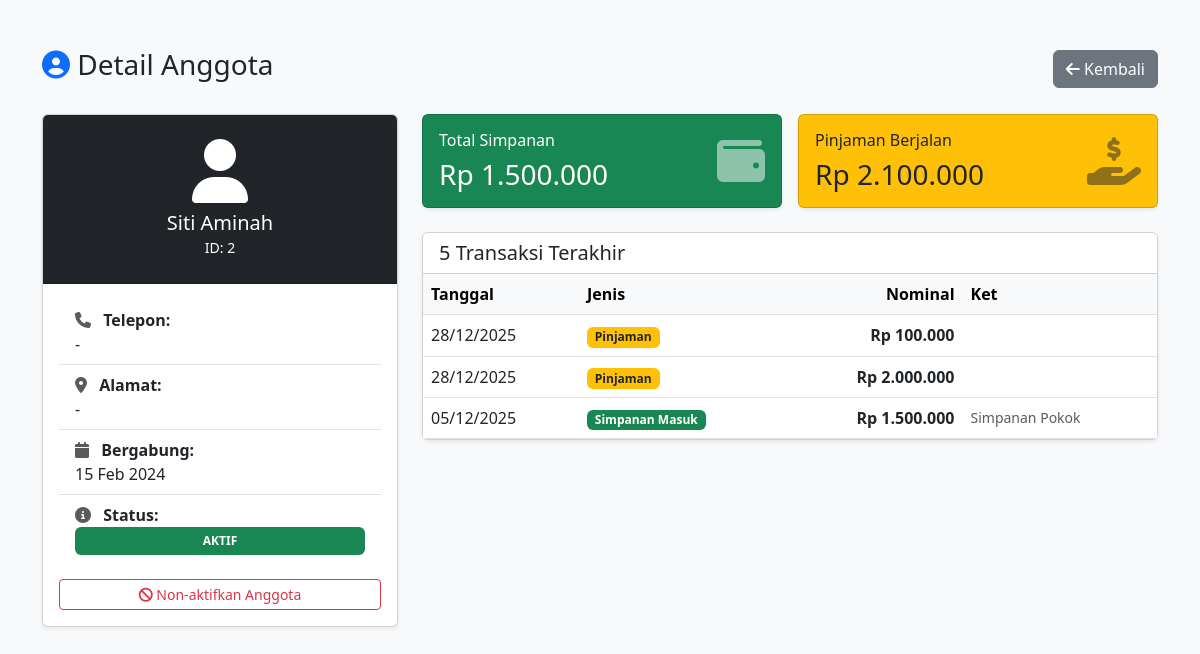
Page /anggota_detail.php?id=2 (signed in) on the earlier database version.
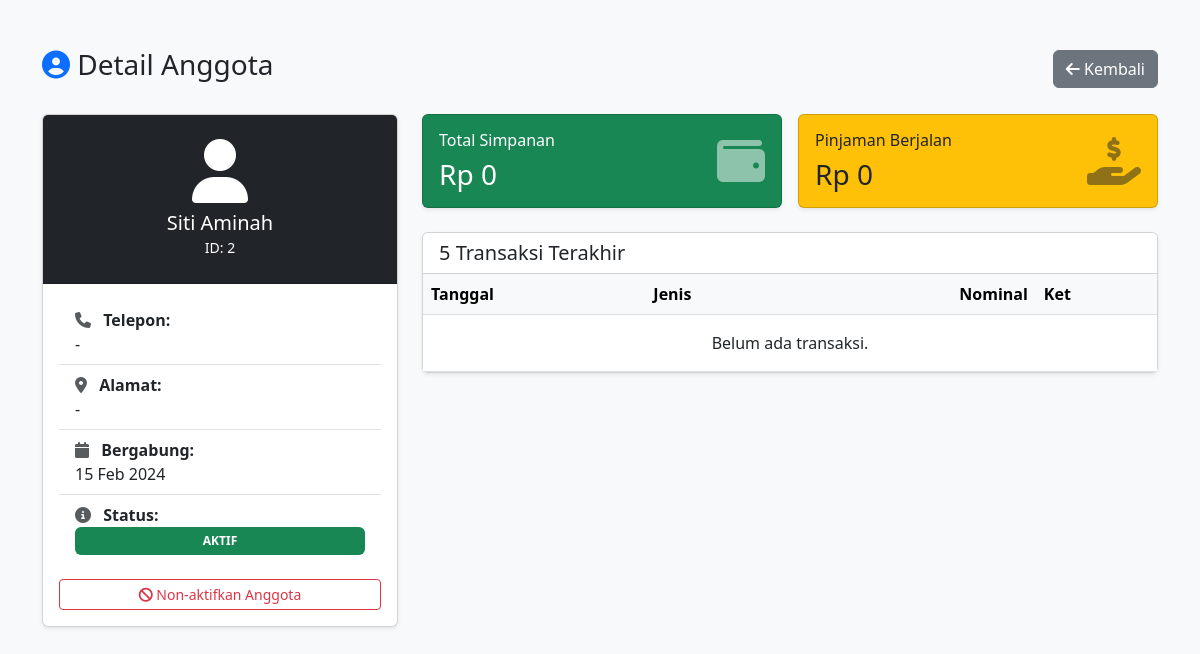
Same page on the later database version.
### tables this page shows
CREATE TABLE `transactions` (
  `id` int(11) NOT NULL,
  `member_id` int(11) DEFAULT NULL,
  `type` enum('loan_out','loan_pay','saving_in','saving_out','expense') NOT NULL,
  `amount` decimal(15,2) NOT NULL,
  `trans_date` date NOT NULL,
  `description` varchar(255) DEFAULT NULL
);

### anggota_detail.php (the view, shortened to what the changed rows need)
<?php
include 'config.php';
$id = $_GET['id'];
$save_in = $conn->query("SELECT SUM(amount) as total FROM transactions WHERE member_id=$id AND type='saving_in'")->fetch_assoc()['total'] ?? 0;
$save_out = $conn->query("SELECT SUM(amount) as total FROM transactions WHERE member_id=$id AND type='saving_out'")->fetch_assoc()['total'] ?? 0;
$total_savings = $save_in - $save_out;
$loan_out = $conn->query("SELECT SUM(amount) as total FROM transactions WHERE member_id=$id AND type='loan_out'")->fetch_assoc()['total'] ?? 0;
$loan_pay = $conn->query("SELECT SUM(amount) as total FROM transactions WHERE member_id=$id AND type='loan_pay'")->fetch_assoc()['total'] ?? 0;
$current_loan = $loan_out - $loan_pay;
$trans_sql = "SELECT * FROM transactions WHERE member_id=$id ORDER BY trans_date DESC LIMIT 5";
$history = $conn->query($trans_sql);
?>
<!DOCTYPE html>
<html lang="id">
<head>
    <link href="https://cdn.jsdelivr.net/npm/bootstrap@5.3.0/dist/css/bootstrap.min.css" rel="stylesheet">
    <link rel="stylesheet" href="https://cdnjs.cloudflare.com/ajax/libs/font-awesome/6.4.0/css/all.min.css">
</head>
<body class="bg-light">
<div class="container mt-5 mb-5">
    <div class="row">
        <div class="col-md-8">
            <div class="row g-3 mb-4">
                <div class="col-md-6">
                    <div class="card bg-success text-white shadow-sm h-100">
                        <div class="card-body">
                            <div class="d-flex justify-content-between align-items-center">
                                <div>
                                    <h6 class="card-title">Total Simpanan</h6>
                                    <h3 class="mb-0">Rp <?php echo number_format($total_savings, 0, ',', '.'); ?></h3>
                                </div>
                            </div>
                        </div>
                    </div>
                </div>
                <div class="col-md-6">
                    <div class="card bg-warning text-dark shadow-sm h-100">
                        <div class="card-body">
                            <div class="d-flex justify-content-between align-items-center">
                                <div>
                                    <h6 class="card-title">Pinjaman Berjalan</h6>
                                    <h3 class="mb-0">Rp <?php echo number_format($current_loan, 0, ',', '.'); ?></h3>
                                </div>
                            </div>
                        </div>
                    </div>
                </div>
            </div>
            <div class="card shadow-sm">
                <div class="table-responsive">
                    <table class="table table-hover mb-0 align-middle">
                        <thead class="table-light">
                            <tr>
                                <th>Tanggal</th>
                                <th>Jenis</th>
                                <th class="text-end">Nominal</th>
                                <th>Ket</th>
                            </tr>
                        </thead>
                        <tbody>
                            <?php if ($history->num_rows > 0): ?>
                                <?php while($t = $history->fetch_assoc()): ?>
                                <tr>
                                    <td><?php echo date('d/m/Y', strtotime($t['trans_date'])); ?></td>
                                    <td>
                                        <?php
                                        $type = $t['type'];
                                        if($type == 'saving_in') echo '<span class="badge bg-success">Simpanan Masuk</span>';
                                        elseif($type == 'saving_out') echo '<span class="badge bg-danger">Penarikan</span>';
                                        elseif($type == 'loan_out') echo '<span class="badge bg-warning text-dark">Pinjaman</span>';
                                        elseif($type == 'loan_pay') echo '<span class="badge bg-info">Bayar Cicilan</span>';
                                        ?>
                                    </td>
                                    <td class="text-end fw-bold">
                                        Rp <?php echo number_format($t['amount'], 0, ',', '.'); ?>
                                    </td>
                                    <td class="small text-muted"><?php echo $t['description']; ?></td>
                                </tr>
                                <?php endwhile; ?>
                            <?php else: ?>
                                <tr><td colspan="4" class="text-center py-3">Belum ada transaksi.</td></tr>
                            <?php endif; ?>
                        </tbody>
                    </table>
                </div>
            </div>
        </div>
    </div>
</div>
</body>
</html>

Differences in the rows shown:
removed transactions: trans_date "28/12/2025", type "Pinjaman", amount "100.000"
removed transactions: trans_date "28/12/2025", type "Pinjaman", amount "2.000.000"
removed transactions: trans_date "05/12/2025", type "Simpanan Masuk", amount "1.500.000", description "Simpanan Pokok"
Other differences:
$total_savings: "1.500.000" → "0"
$current_loan: "2.100.000" → "0"
text now shown: "Belum ada transaksi."
